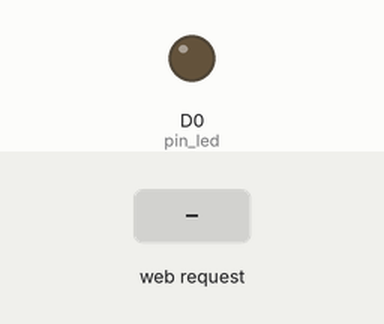
Simulated run of this sketch. Board: ESP8266 (NodeMCU). Parts: output pins drawn as LEDs (lit = HIGH). The inputs (shaded band) are chosen by the test bench. WiFi joins after 1.5 s; servers stay silent unless stated; what the sketch prints to the serial monitor is not drawn.

Above: at 2.7 s.
2.8 s: HTTP request GET /ledstate received
At 3.6 s:
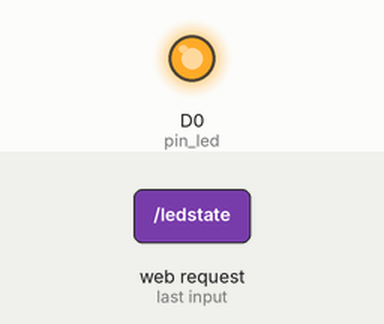
Timing chart, 0 to 5.8 s (numbered marks = the images above; inputs shaded):
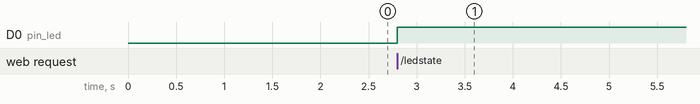

The sketch:

esp8266_web.ino
```cpp
#include <ESP8266WiFi.h>
#include <ESP8266WebServer.h>

ESP8266WebServer server;
uint8_t pin_led = D0;
char* ssid = "le2";
char* password = "praneet000";

char webpage[] PROGMEM = R"=====(
<html>
<head>
<style>
.button {
    background-color: #008CBA;        /* Green */
    border: none;
    color: white;
    padding: 15px 32px;
    text-align: center;
    font-size: 16px;
    margin: 4px 2px;
    cursor: pointer;
    border-radius: 8px;}
.text{
  font-size: 20px;
  }

</style>
</head>
<body>
<p class="text"> LED Status: <span id="led-state">__</span> </p>
<button class="button" onclick="myFunction()"> TOGGLE </button>
</body>
<script>
function myFunction()
{
  console.log("button was clicked!");
  var xhr = new XMLHttpRequest();          //Instanciate XMLHttpRequest() class , and create object which will allow us to use asynchronus java script to send a request to the server
  var url = "/ledstate";
  xhr.onreadystatechange = function() {    // call into action when a button is press
    if (this.readyState == 4 && this.status == 200) {
      document.getElementById("led-state").innerHTML = this.responseText;
    }
  };
  xhr.open("GET", url, true);
  xhr.send();
};
document.addEventListener('DOMContentLoaded', myFunction, false);     //adding here addEventListener event , means above function runs whenevr page will load/ not compatible for all browser
</script>
</html>
)=====";

void setup()
{
  pinMode(pin_led, OUTPUT);
  WiFi.begin(ssid,password);
  Serial.begin(115200);
  while(WiFi.status()!=WL_CONNECTED)
  {
    Serial.print(".");
    delay(500);
  }
  Serial.println("");
  Serial.print("IP Address: ");
  Serial.println(WiFi.localIP());

  server.on("/",[](){server.send_P(200,"text/html", webpage);});
  server.on("/ledstate",getLEDState);
  server.begin();
}

void loop()
{
  server.handleClient();
}

void toggleLED()
{
  digitalWrite(pin_led,!digitalRead(pin_led));
}

void getLEDState()
{
  toggleLED();
  String led_state = digitalRead(pin_led) ? "ON" : "OFF";
  server.send(200,"text/plain", led_state);
}
```

Measured:
- after the input at 2.8 s, D0 (pin_led): LOW → HIGH at once
